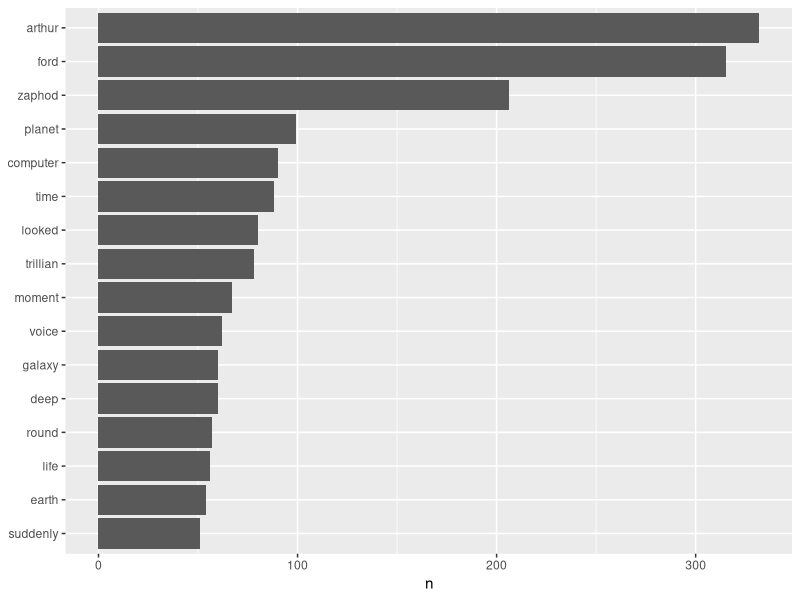
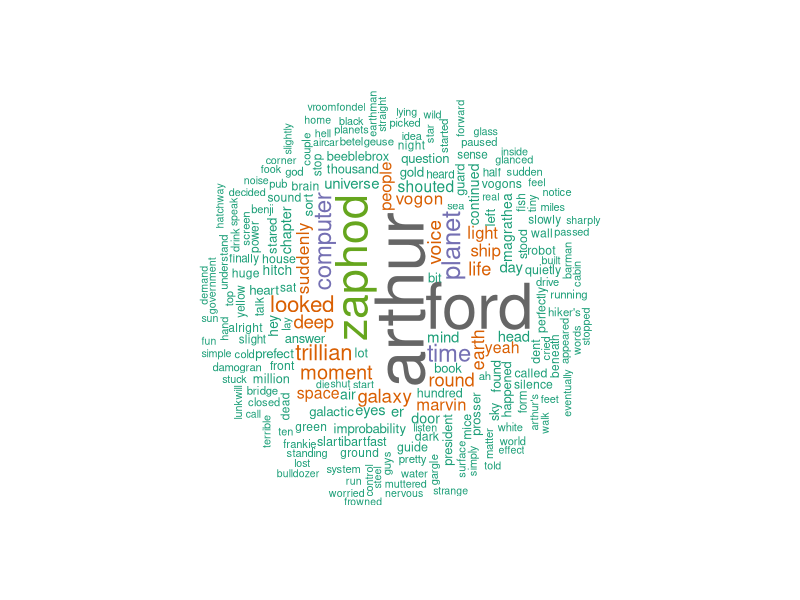

Recreate these plots in R, in order.
## ----global_options, include = FALSE-------------------------------------
knitr::opts_chunk$set(
  fig.width = 7, fig.height = 4.5, 
  fig.path = 'Figs/',
  warning = FALSE, message = FALSE,
  tidy = TRUE)

## ----installLibraries, include = FALSE-----------------------------------
require("tidytext") #text processing
require("magrittr") #piping
require("tidyverse") #data science ecosystem
require("stringr") #string processing
require("knitr") #kable tables
require("wordcloud") #word clouds
require("RColorBrewer") #color palettes

## ----readData------------------------------------------------------------
#setwd("~/Documents/Analytics/R/DouglasAdams")
book1 <- readLines("data/HitchHiker.txt")
book1 %<>% tibble(line = 1:length(.), text = .)
c(" ",head(book1$text,20)," ") %>% kable

## ----tokenize------------------------------------------------------------
book1 %<>% mutate(linenumber = row_number(),
                      chapter = cumsum(str_detect(text,regex("Chapter \\d+$",ignore_case = TRUE))))

book1words <- book1 %>% unnest_tokens(word,text)


## ----removeStop----------------------------------------------------------
book1words %<>% anti_join(stop_words)

## ----countWords, results = "hold"----------------------------------------
book1count <- book1words %>% count(word,sort=TRUE)
book1count %>% filter( n > 50) %>% mutate(word = reorder(word,n))%>% ggplot(aes(word,n)) + geom_col() + xlab(NULL)+ coord_flip()
wordcloud(
  words = book1count$word, freq = book1count$n, 
  max.words = 200, 
  random.order = FALSE, rot.per = .35, 
  colors = brewer.pal(8,"Dark2")
)
